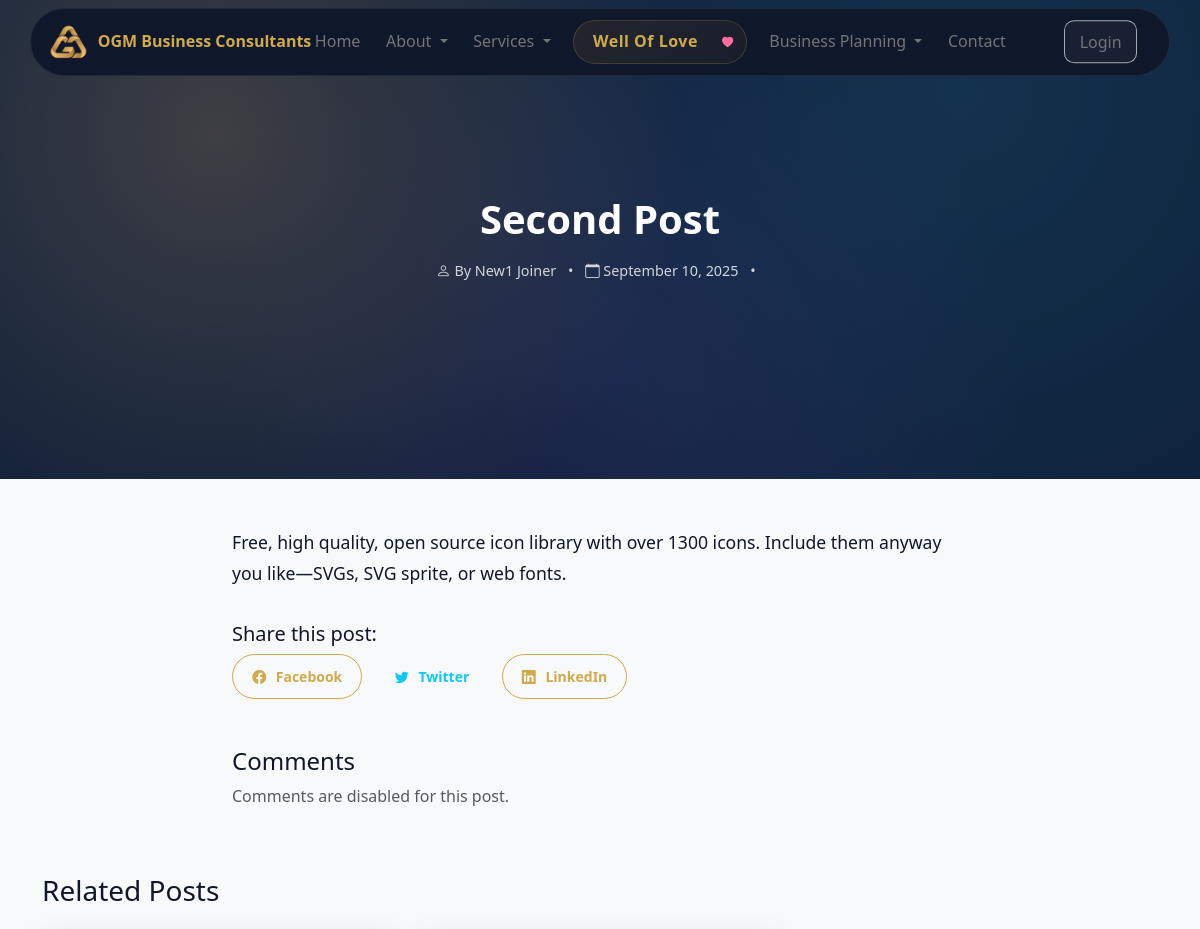
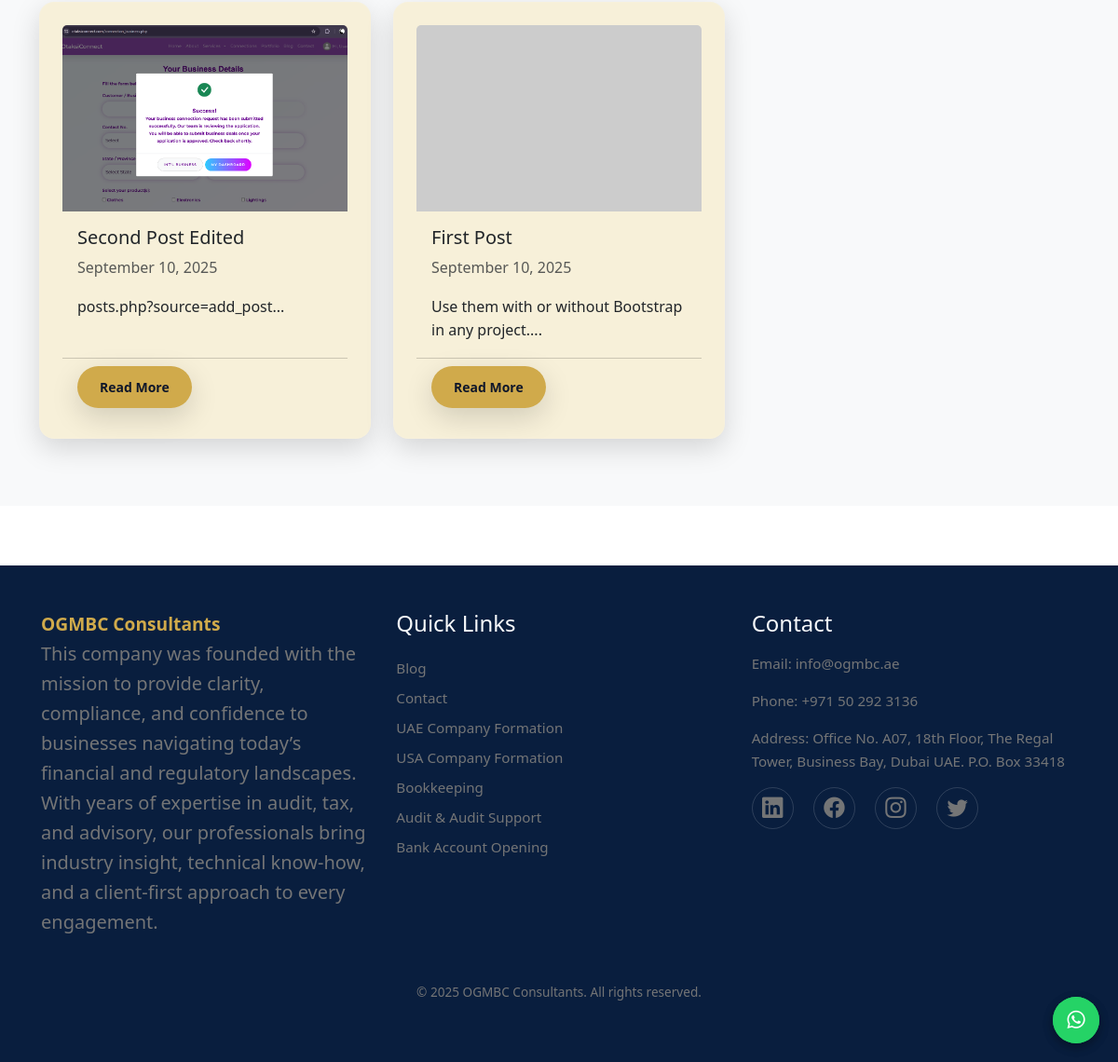
/post_detail.php?slug=second-post, run on the app's committed database (2 pictures, top to bottom).
### tables this page shows
CREATE TABLE `posts` (
  `post_id` int(11) NOT NULL,
  `post_title` varchar(255) NOT NULL,
  `post_slug` varchar(255) NOT NULL,
  `post_content` text NOT NULL,
  `post_excerpt` text DEFAULT NULL,
  `post_author` int(11) NOT NULL,
  `post_status` enum('published','draft') DEFAULT 'draft',
  `post_image` varchar(255) DEFAULT NULL,
  `meta_title` varchar(255) DEFAULT NULL,
  `meta_description` varchar(255) DEFAULT NULL,
  `meta_keywords` varchar(255) DEFAULT NULL,
  `created_at` datetime DEFAULT current_timestamp(),
  `updated_at` datetime DEFAULT current_timestamp() ON UPDATE current_timestamp()
);

CREATE TABLE `users` (
  `user_id` int(11) NOT NULL,
  `first_name` varchar(50) NOT NULL,
  `last_name` varchar(50) NOT NULL,
  `user_image` varchar(50) NOT NULL,
  `user_role` varchar(20) NOT NULL DEFAULT 'subscriber',
  `user_type` varchar(20) NOT NULL DEFAULT 'client',
  `user_status` varchar(20) NOT NULL DEFAULT 'active',
  `username` varchar(50) NOT NULL,
  `user_email` varchar(100) NOT NULL,
  `password` varchar(255) NOT NULL,
  `created_at` datetime DEFAULT current_timestamp()
);

### post_detail.php (the view, shortened to what this page needs)
<?php
include 'includes/header-1.php'
?>
<?php
$slug = isset($_GET['slug']) ? $_GET['slug'] : '';
$post = null;
if (!empty($slug)) {
    $sql = "SELECT p.*, u.first_name, u.last_name
            FROM posts p
            LEFT JOIN users u ON p.post_author = u.user_id
            WHERE p.post_slug = ? AND p.post_status = 'published'";
    $stmt = $connection->prepare($sql);
    $stmt->bind_param("s", $slug);
    $stmt->execute();
    $result = $stmt->get_result();
    if ($result->num_rows > 0) {
        $post = $result->fetch_assoc();
    }
}
?>
</head>
<section class="about-hero d-flex align-items-center text-center text-white">
  <div class="container">
    <div class="row justify-content-center">
        <div class="col-lg-8">
          <h1 class="post-title"><?php echo htmlspecialchars($post['post_title']); ?></h1>
          <div class="post-meta">
              <span><i class="bi bi-person"></i> By <?php echo htmlspecialchars($post['first_name'] . ' ' . $post['last_name']); ?></span>
              <span class="mx-2">•</span>
              <span><i class="bi bi-calendar"></i> <?php echo date('F j, Y', strtotime($post['created_at'])); ?></span>
              <span class="mx-2">•</span>
          </div>
        </div>
    </div>
  </div>
</section>
    <?php if (!$post): ?>
        <div class="container my-5">
            <div class="row justify-content-center">
                <div class="col-md-8 text-center">
                    <i class="bi bi-exclamation-triangle display-1 text-warning"></i>
                    <h1 class="mt-3">Post Not Found</h1>
                    <p class="lead">The post you're looking for doesn't exist or has been removed.</p>
                    <a href="../index.php" class="btn btn-primary mt-3">
                        <i class="bi bi-house"></i> Back to Home
                    </a>
                </div>
            </div>
        </div>
    <?php else: ?>
      <section class="py-5" style="background-color: #f8f9fa; color: #0f172a;">
        <div class="container">
            <div class="row justify-content-center">
                <main class="col-lg-8">
                    <article class="post-content">
                        <?php echo $post['post_content']; ?>
                    </article>
                    <div class="social-share">
                        <h5>Share this post:</h5>
                        <a href="https://www.facebook.com/sharer/sharer.php?u=<?php echo urlencode((isset($_SERVER['HTTPS']) && $_SERVER['HTTPS'] === 'on' ? "https" : "http") . "://$_SERVER[HTTP_HOST]$_SERVER[REQUEST_URI]"); ?>"
                           target="_blank" class="btn btn-outline-primary btn-sm">
                            <i class="bi bi-facebook"></i> Facebook
                        </a>
                        <a href="https://twitter.com/intent/tweet?url=<?php echo urlencode((isset($_SERVER['HTTPS']) && $_SERVER['HTTPS'] === 'on' ? "https" : "http") . "://$_SERVER[HTTP_HOST]$_SERVER[REQUEST_URI]"); ?>&text=<?php echo urlencode($post['post_title']); ?>"
                           target="_blank" class="btn btn-outline-info btn-sm">
                            <i class="bi bi-twitter"></i> Twitter
                        </a>
                        <a href="https://www.linkedin.com/shareArticle?mini=true&url=<?php echo urlencode((isset($_SERVER['HTTPS']) && $_SERVER['HTTPS'] === 'on' ? "https" : "http") . "://$_SERVER[HTTP_HOST]$_SERVER[REQUEST_URI]"); ?>&title=<?php echo urlencode($post['post_title']); ?>"
                           target="_blank" class="btn btn-outline-primary btn-sm">
                            <i class="bi bi-linkedin"></i> LinkedIn
                        </a>
                    </div>
                    <div class="comments-section mt-5">
                        <h4>Comments</h4>
                        <p class="text-muted">Comments are disabled for this post.</p>
                    </div>
                </main>
            </div>
            <?php
            $related_sql = "SELECT post_id, post_title, post_slug, post_excerpt, post_image, created_at
                            FROM posts
                            WHERE post_status = 'published' AND post_id != ?
                            ORDER BY created_at DESC
                            LIMIT 3";
            $related_stmt = $connection->prepare($related_sql);
            $related_stmt->bind_param("i", $post['post_id']);
            $related_stmt->execute();
            $related_result = $related_stmt->get_result();
            if ($related_result->num_rows > 0): ?>
            <div class="row related-posts">
                <div class="col-12">
                    <h3 class="mb-4">Related Posts</h3>
                </div>
                <?php while ($related_post = $related_result->fetch_assoc()): ?>
                <div class="col-md-4 mb-4">
                    <div class="card related-post-card h-100">
                        <?php
                        $related_image_path = "uploads/posts/" . $related_post['post_image'];
                        $related_image_url = file_exists($related_image_path) ? $related_image_path : "https://via.placeholder.com/300x200/f1bf70/0f172a?text=Blog";
                        ?>
                        <img src="<?php echo $related_image_url; ?>" class="card-img-top" alt="<?php echo htmlspecialchars($related_post['post_title']); ?>" style="height: 200px; object-fit: cover;">
                        <div class="card-body">
                            <h5 class="card-title"><?php echo htmlspecialchars($related_post['post_title']); ?></h5>
                            <p class="card-text text-muted"><?php echo date('F j, Y', strtotime($related_post['created_at'])); ?></p>
                            <p class="card-text"><?php echo htmlspecialchars(substr($related_post['post_excerpt'], 0, 100)); ?>...</p>
                        </div>
                        <div class="card-footer bg-transparent">
                            <a href="post_detail.php?slug=<?php echo urlencode($related_post['post_slug']); ?>" class="btn btn-sm btn-primary">Read More</a>
                        </div>
                    </div>
                </div>
                <?php endwhile; ?>
            </div>
            <?php endif;
            ?>
        </div>
        <?php endif; ?>
      </section>
</body>
</html>
<div class="floating-buttons">
    <a href="https://wa.me/+971502923136" class="floating-btn whatsapp-btn" target="_blank" rel="noopener">
    </a>
</div>
<?php
include 'includes/footer.php'
?>

### data on the page
posts: post_title "Second Post", post_author.last_name "New1 Joiner", created_at "September 10, 2025", post_content "Free, high quality, open source icon library with over 1300 icons. Include them anyway you like—SVGs, SVG sprite, or web fonts."
posts: post_image (picture), post_title "Second Post Edited", created_at "September 10, 2025", post_excerpt "posts.php?source=add_post"
posts: post_title "First Post", created_at "September 10, 2025", post_excerpt "Use them with or without Bootstrap in any project."
